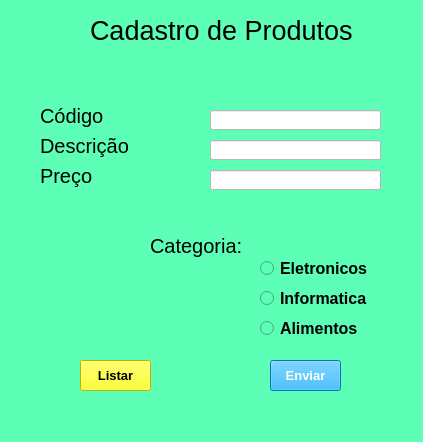
<?xml version="1.0" encoding="UTF-8"?>
<ui version="4.0">
 <class>MainWindow</class>
 <widget class="QMainWindow" name="MainWindow">
  <property name="geometry">
   <rect>
    <x>0</x>
    <y>0</y>
    <width>423</width>
    <height>442</height>
   </rect>
  </property>
  <property name="windowTitle">
   <string>Cadastro de Produtos</string>
  </property>
  <property name="styleSheet">
   <string notr="true">background-color: rgb(92, 255, 181);</string>
  </property>
  <widget class="QWidget" name="centralwidget">
   <widget class="QLabel" name="label">
    <property name="geometry">
     <rect>
      <x>90</x>
      <y>20</y>
      <width>271</width>
      <height>21</height>
     </rect>
    </property>
    <property name="font">
     <font>
      <pointsize>20</pointsize>
     </font>
    </property>
    <property name="text">
     <string>Cadastro de Produtos</string>
    </property>
   </widget>
   <widget class="QLabel" name="label_2">
    <property name="geometry">
     <rect>
      <x>40</x>
      <y>100</y>
      <width>71</width>
      <height>31</height>
     </rect>
    </property>
    <property name="font">
     <font>
      <pointsize>15</pointsize>
     </font>
    </property>
    <property name="text">
     <string>Código</string>
    </property>
   </widget>
   <widget class="QLabel" name="label_3">
    <property name="geometry">
     <rect>
      <x>40</x>
      <y>130</y>
      <width>91</width>
      <height>31</height>
     </rect>
    </property>
    <property name="font">
     <font>
      <pointsize>15</pointsize>
     </font>
    </property>
    <property name="text">
     <string>Descrição</string>
    </property>
   </widget>
   <widget class="QLabel" name="label_4">
    <property name="geometry">
     <rect>
      <x>40</x>
      <y>160</y>
      <width>91</width>
      <height>31</height>
     </rect>
    </property>
    <property name="font">
     <font>
      <pointsize>15</pointsize>
     </font>
    </property>
    <property name="text">
     <string>Preço</string>
    </property>
   </widget>
   <widget class="QLineEdit" name="lineEdit">
    <property name="geometry">
     <rect>
      <x>210</x>
      <y>110</y>
      <width>171</width>
      <height>20</height>
     </rect>
    </property>
    <property name="styleSheet">
     <string notr="true">background-color: rgb(255, 255, 255);
border-width: 2px;</string>
    </property>
   </widget>
   <widget class="QLineEdit" name="lineEdit_2">
    <property name="geometry">
     <rect>
      <x>210</x>
      <y>140</y>
      <width>171</width>
      <height>20</height>
     </rect>
    </property>
    <property name="styleSheet">
     <string notr="true">background-color: rgb(255, 255, 255);</string>
    </property>
   </widget>
   <widget class="QLineEdit" name="lineEdit_3">
    <property name="geometry">
     <rect>
      <x>210</x>
      <y>170</y>
      <width>171</width>
      <height>20</height>
     </rect>
    </property>
    <property name="styleSheet">
     <string notr="true">background-color: rgb(255, 255, 255);</string>
    </property>
   </widget>
   <widget class="QRadioButton" name="radioButton">
    <property name="geometry">
     <rect>
      <x>260</x>
      <y>260</y>
      <width>121</width>
      <height>16</height>
     </rect>
    </property>
    <property name="font">
     <font>
      <pointsize>12</pointsize>
      <weight>75</weight>
      <bold>true</bold>
     </font>
    </property>
    <property name="text">
     <string>Eletronicos</string>
    </property>
   </widget>
   <widget class="QRadioButton" name="radioButton_2">
    <property name="geometry">
     <rect>
      <x>260</x>
      <y>290</y>
      <width>121</width>
      <height>16</height>
     </rect>
    </property>
    <property name="font">
     <font>
      <pointsize>12</pointsize>
      <weight>75</weight>
      <bold>true</bold>
     </font>
    </property>
    <property name="text">
     <string>Informatica</string>
    </property>
   </widget>
   <widget class="QRadioButton" name="radioButton_3">
    <property name="geometry">
     <rect>
      <x>260</x>
      <y>320</y>
      <width>111</width>
      <height>16</height>
     </rect>
    </property>
    <property name="font">
     <font>
      <pointsize>12</pointsize>
      <weight>75</weight>
      <bold>true</bold>
     </font>
    </property>
    <property name="text">
     <string>Alimentos</string>
    </property>
   </widget>
   <widget class="QLabel" name="label_5">
    <property name="geometry">
     <rect>
      <x>150</x>
      <y>230</y>
      <width>101</width>
      <height>31</height>
     </rect>
    </property>
    <property name="font">
     <font>
      <pointsize>15</pointsize>
     </font>
    </property>
    <property name="text">
     <string>Categoria:</string>
    </property>
   </widget>
   <widget class="QPushButton" name="pushButton">
    <property name="geometry">
     <rect>
      <x>270</x>
      <y>360</y>
      <width>71</width>
      <height>31</height>
     </rect>
    </property>
    <property name="font">
     <font>
      <pointsize>10</pointsize>
      <weight>75</weight>
      <bold>true</bold>
     </font>
    </property>
    <property name="styleSheet">
     <string notr="true">background-color: rgb(0, 85, 255);
background-color: rgb(0, 170, 255);
border-color: rgb(0, 0, 0);
color: rgb(255, 255, 255);</string>
    </property>
    <property name="text">
     <string>Enviar</string>
    </property>
   </widget>
   <widget class="QPushButton" name="pushButton_2">
    <property name="geometry">
     <rect>
      <x>80</x>
      <y>360</y>
      <width>71</width>
      <height>31</height>
     </rect>
    </property>
    <property name="font">
     <font>
      <pointsize>10</pointsize>
      <weight>75</weight>
      <bold>true</bold>
     </font>
    </property>
    <property name="styleSheet">
     <string notr="true">background-color: rgb(255, 255, 0);</string>
    </property>
    <property name="text">
     <string>Listar</string>
    </property>
   </widget>
  </widget>
  <widget class="QStatusBar" name="statusbar"/>
  <action name="action1223">
   <property name="text">
    <string>1223</string>
   </property>
  </action>
 </widget>
 <resources/>
 <connections/>
</ui>
